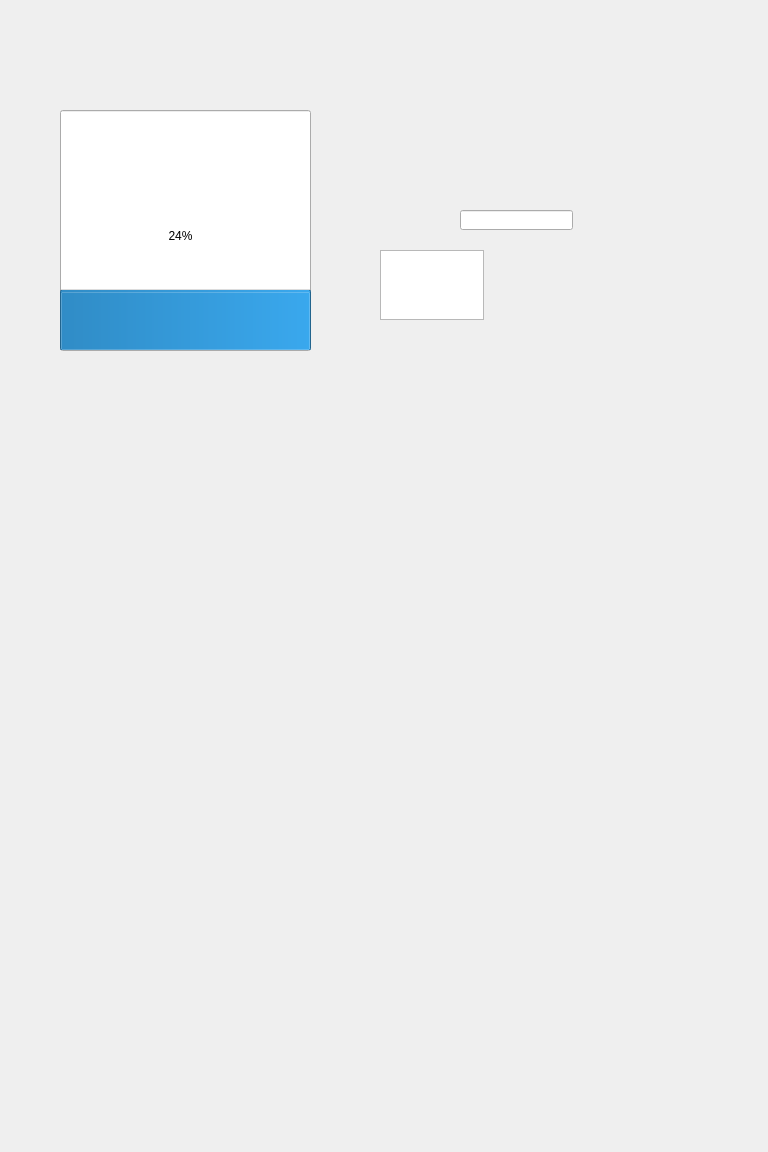
<?xml version="1.0" encoding="UTF-8"?>
<ui version="4.0">
 <class>Widget</class>
 <widget class="QWidget" name="Widget">
  <property name="geometry">
   <rect>
    <x>0</x>
    <y>0</y>
    <width>768</width>
    <height>1152</height>
   </rect>
  </property>
  <property name="windowTitle">
   <string>Widget</string>
  </property>
  <widget class="QProgressBar" name="progressBar">
   <property name="geometry">
    <rect>
     <x>60</x>
     <y>110</y>
     <width>251</width>
     <height>241</height>
    </rect>
   </property>
   <property name="value">
    <number>24</number>
   </property>
   <property name="alignment">
    <set>Qt::AlignRight|Qt::AlignTrailing|Qt::AlignVCenter</set>
   </property>
   <property name="orientation">
    <enum>Qt::Vertical</enum>
   </property>
   <property name="textDirection">
    <enum>QProgressBar::TopToBottom</enum>
   </property>
  </widget>
  <widget class="QLineEdit" name="lineEdit">
   <property name="geometry">
    <rect>
     <x>460</x>
     <y>210</y>
     <width>113</width>
     <height>20</height>
    </rect>
   </property>
  </widget>
  <widget class="QTextEdit" name="textEdit">
   <property name="geometry">
    <rect>
     <x>380</x>
     <y>250</y>
     <width>104</width>
     <height>70</height>
    </rect>
   </property>
  </widget>
 </widget>
 <layoutdefault spacing="6" margin="11"/>
 <resources/>
 <connections/>
</ui>
